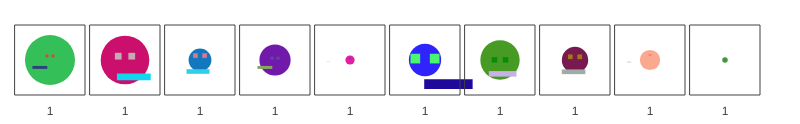
Frame 1 (no input)
Frame 60 (no input): identical to frame 1, image omitted
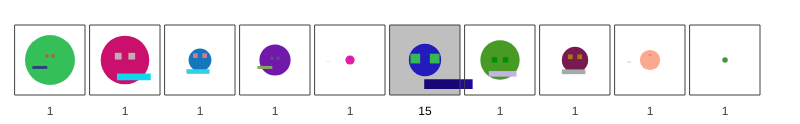
Frame 120 (the mouse pressed at the canvas centre since frame 60)

The p5.js sketch that drew these frames (run headless with seeded random() and noise() and a simulated clock; from frame 60 on, the mouse is pressed at the canvas centre):

// p5.js sketch
// ── sketch.js
// The Nature of Code
// Daniel Shiffman
// http://natureofcode.com

// Interactive Selection
// http://www.genarts.com/karl/papers/siggraph91.html

let population;
let info;
let season;

function setup() {
  createCanvas(800, 124);
  colorMode(RGB, 1.0, 1.0, 1.0, 1.0);
  let popmax = 10;
  let mutationRate = 0.05; // A pretty high mutation rate here, our population is rather small we need to enforce variety
  // Create a population with a target phrase, mutation rate, and population max
  population = new Population(mutationRate, popmax);
  // A simple button class
  button = createButton("evolve new generation");
  button.mousePressed(nextGen);
  button.position(10, 140);
  info = createDiv('');
  info.position(10, 175);
  season = createDiv('');
  season.position(10, 200);
}

function draw() {
  background(1);
  // Display the faces
  population.display();
  population.rollover(mouseX, mouseY);
  info.html("Generation #:" + population.getGenerations());
  season.html("Season #:" + population.getSeason());
}

// If the button is clicked, evolve next generation
function nextGen() {
  population.selection();
  population.reproduction();
  population.changeSeason();
}
// ── dango.js

class Dango {
  constructor(dna_, index_) {
    this.rolloverOn = false
    this.dna = dna_; // dango's DNA
    this.index = index_
    this.fitness = 1; // How good is this dango?

    this.colorBox = new Rectangle(this.index*windowWidth/20, 0.87*windowHeight,  windowWidth/20, 0.045*windowHeight);

    // ~ we are using the dango's DNA to pick properties for it ~

    this.bodyColor = color(this.dna.genes[1], this.dna.genes[2], this.dna.genes[3]) // this.dna.genes[3] is the one related to brightness
    this.eyecolor = color(this.dna.genes[4], this.dna.genes[5], this.dna.genes[6])
    this.cheeksColor = color(this.dna.genes[7], this.dna.genes[8], this.dna.genes[9])
    
    this.body_scale = map(this.dna.genes[0], 0, 1, 0.15, 0.75)
    this.eye_scale = map(this.dna.genes[10], 0, 1, 0.35*this.body_scale, 0.95*this.body_scale)
    this.cheeks_scale = map(this.dna.genes[10], 0, 1, 0.35*this.body_scale, 0.95*this.body_scale)

    this.eyes_type = floor(map(this.dna.genes[11], 0, 1, 0, 3))
    this.cheeks_type = floor(map(this.dna.genes[12], 0, 1, 0, 2))

    this.body_w = f_body.width*this.body_scale
    this.body_h = f_body.height*this.body_scale

    this.x = random(0.95*windowWidth-this.body_w)
    this.y = random(0.8*windowHeight-this.body_h)
  }


  // ='='='='='='='='='='='='='='='='='= CHANGING FITNESS ='='='='='='='='='='='='='='='='='=


  // ='='='='='='='='= HOUR INFLUENCE ='='='='='='='='=

  getHourInfluence(){
    this.fitness += day.getHourInfluence(this.dna.genes[3], this.eyes_type, this.cheeks_type)
  }


  // ='='='='='='='='= USER INFLUENCE ='='='='='='='='=

  rollover(mx, my) {
    if (this.colorBox.contains(mx, my)) {
      this.rolloverOn = true;
      this.fitness += 0.25;
    } else {
      this.rolloverOn = false;
    }
  }


  // ='='='='='='='='='='='='='='='='='= DRAW THE COMPONENTS OF THIS DANGO (~ which are determined by this.genes ~) ='='='='='='='='='='='='='='='='='=


  // ='='='='='='='='= THE DANGO ITSELF ='='='='='='='='=

  display() {
    
    push()
           
    // ='='='='='= DISPLAY_BODY ='='='='='=
      
    imageMode(CORNER)

    if (this.body_scale>0.4){ 
      tint(this.bodyColor)
      image(f_body, this.x, this.y, this.body_w, this.body_h)
      tint(255)
      image(s_body, this.x, this.y, this.body_w, this.body_h)
    }else{
      tint(this.bodyColor)
      image(f_body_s, this.x, this.y, this.body_w, this.body_h)
      tint(255)
      if (this.body_scale<0.25){
        image(s_body_ss, this.x, this.y, this.body_w, this.body_h)
        image(s_body_ss, this.x, this.y, this.body_w, this.body_h)
      }else{
        image(s_body_s, this.x, this.y, this.body_w, this.body_h)
        image(s_body_s, this.x, this.y, this.body_w, this.body_h)
      }
    }

    
    // ~~ for eyes and cheeks : 
    let eyes_cheeks_x = this.x+this.body_w/2
    let eyes_cheeks_y =  this.y+this.body_h/4


    // ='='='='='= DISPLAY_EYES ='='='='='=
    
    imageMode(CENTER)
    tint(this.eyecolor)
    
    if(this.eyes_type==0){
      if (this.body_scale>0.3){
        image(f_eyes0, eyes_cheeks_x,eyes_cheeks_y, f_eyes0.width*this.eye_scale, f_eyes0.height*this.eye_scale)
      }else{
        image(f_eyes0_s, eyes_cheeks_x,eyes_cheeks_y, f_eyes0.width*this.eye_scale, f_eyes0.height*this.eye_scale)
      }
    }

    if(this.eyes_type==1){
      if (this.body_scale>0.3){
        image(f_eyes1, eyes_cheeks_x,eyes_cheeks_y, f_eyes1.width*this.eye_scale, f_eyes1.height*this.eye_scale)
      }else{
        image(f_eyes1_s, eyes_cheeks_x,eyes_cheeks_y, f_eyes1.width*this.eye_scale, f_eyes1.height*this.eye_scale)
      }
    }

    if(this.eyes_type==2){
      if (this.body_scale>0.3){
        image(f_eyes2, eyes_cheeks_x,eyes_cheeks_y, f_eyes2.width*this.eye_scale, f_eyes2.height*this.eye_scale)
      }else{
        image(f_eyes2_s, eyes_cheeks_x,eyes_cheeks_y, f_eyes2.width*this.eye_scale, f_eyes2.height*this.eye_scale)
      }
    }


    // ='='='='='= DISPLAY_CHEEKS ='='='='='=
    
    if(this.cheeks_type==1){
      if (this.body_scale>0.3){
        tint(this.cheeksColor)
        image(f_cheeks, eyes_cheeks_x, this.y+(2*this.body_h/4), f_cheeks.width*this.cheeks_scale, f_cheeks.height*this.cheeks_scale)
        tint (255)
        image(s_cheeks0, eyes_cheeks_x, this.y+(2*this.body_h/4), s_cheeks0.width*this.cheeks_scale, s_cheeks0.height*this.cheeks_scale)
      }else{
        tint(this.cheeksColor)
        image(f_cheeks_s, eyes_cheeks_x, this.y+(2*this.body_h/4), f_cheeks.width*this.cheeks_scale, f_cheeks.height*this.cheeks_scale)
        tint (255)
        image(s_cheeks0_s, eyes_cheeks_x, this.y+(2*this.body_h/4), s_cheeks0.width*this.cheeks_scale, s_cheeks0.height*this.cheeks_scale)
      }
    }

    else{
      if (this.body_scale>0.3){
        tint (this.cheeksColor)
        image(s_cheeks1, eyes_cheeks_x, this.y+(2*this.body_h/4), s_cheeks0.width*this.cheeks_scale, s_cheeks0.height*this.cheeks_scale)
      }else{
        tint (this.cheeksColor)
        image(s_cheeks1_s, eyes_cheeks_x, this.y+(2*this.body_h/4), s_cheeks0.width*this.cheeks_scale, s_cheeks0.height*this.cheeks_scale)
      }
    }


    // ='='='='='='='='= DISPLAY_THIS.COLORBOX ='='='='='='='='=

    stroke(0.25)
    fill (this.bodyColor)
    rect(this.index*windowWidth/20, 0.873*windowHeight,  windowWidth/20, 0.045*windowHeight)
    pop()


    // ='='='='='='='='= DISPLAY_THIS.FITNESS_VALUE ='='='='='='='='=

    textAlign(CENTER)
    textFont('Bebas-Regular')
    text('' + floor(this.fitness), this.index*windowWidth/20 + 0.5*windowWidth/20, 0.9*windowHeight)
  }


  // = = = = = = = = = = = = = = = = = = = = = = = = = = = = = = = = = = = = = = = = = = = = = = = = = = = = = = = = = = = = = = = = = = = =
  

  // ='='='='='='='='='='='='='='='='='= ADJUSTING COORDINATES (we want a full dango on screen) ='='='='='='='='='='='='='='='='='=

  adjustCoordinates(){   
    
    // beside bottons
    if(this.x<0.05+250 && this.y<0.015*windowHeight+38+45){
      this.x += this.body_w
      this.y += this.body_h
    }
  }


  // ='='='='='='='='='='='='='='='='='= 'GET' METHODS ='='='='='='='='='='='='='='='='='=

  getFitness() {
    return this.fitness
  }

  getDNA() {
    return this.dna
  }

}
// ── day.js
class Day {
    constructor(hour) {
     this.hour = 18;
    }

    // ='='='='='='='='='='='='='='='='='= time is passing ... ='='='='='='='='='='='='='='='='='=    

    passHour (){
        this.hour += 1;
        if (this.hour == 24){
            this.hour = 12;
        }
    }

    // ='='='='='='='='='='='='='='='='='= methods related to fitness ='='='='='='='='='='='='='='='='='=

    getHourInfluence(saturation, brightness){
        var influence = 0

        // ='='='='='='='='= A.M. ='='='='='='='='=
        if (this.hour>=5 && this.hour<10){
            if (brightness>=0.3){
                influence = 1.25
            }else{
                influence = 0.75
            }
        } else if (this.hour>=10 && this.hour<15) {
            if (brightness>=0.3){
                influence = 1.50
            }else{
                influence = 0.50
            }
        }
        // ='='='='='='='='= P.M. ='='='='='='='='=
          else if (this.hour>=15 && this.hour<19) {
            if(brightness<0.4){
                influence = 1.5
            }else{
                influence = 0.5
            }
        }
        else if (this.hour>=19 && this.hour<2) {
            if(brightness<0.4){
                influence = 1.7
            }else{
                influence = 0.3
            }
        } else {
            if(brightness>=0.3){
                influence = 1.1
            }else{
                influence = 0.9
            }
        }

        return influence
    }

    // ='='='='='='='='='='='='='='='='='= ''get' methods' ='='='='='='='='='='='='='='='='='=

    getHour() {
        return this.hour;
      }
}
// ── dna.js
class DNA {
  constructor(newgenes) {
    // DNA is random floating point values between 0 and 1 (!!)
    // The genetic sequence
    let len = 10; // Arbitrary length
    if (newgenes) {
      this.genes = newgenes;
    } else {
      this.genes = new Array(len);
      for (let i = 0; i < this.genes.length; i++) {
        this.genes[i] = random(0, 1);
      }
    }
  }

 
  // ='='='='='='='='='='='='='='='='='= steps of genetic algorithm ='='='='='='='='='='='='='='='='='=

  crossover(partner) {
    let child = new Array(this.genes.length);
    let crossover = floor(random(this.genes.length));
    for (let i = 0; i < this.genes.length; i++) {
      if (i > crossover) child[i] = this.genes[i];
      else child[i] = partner.genes[i];
    }
    let newgenes = new DNA(child);
    return newgenes;
  }

  // Based on a mutation probability, picks a new random character in array spots
  mutate(m) {
    for (let i = 0; i < this.genes.length; i++) {
      if (random(1) < m) {
        this.genes[i] = random(0, 1);
      }
    }
  }
}
// ── face.js
// The Nature of Code
// Daniel Shiffman
// http://natureofcode.com

// Interactive Selection
// http://www.genarts.com/karl/papers/siggraph91.html

// The class for our "face", contains DNA sequence, fitness value, position on screen

// Fitness Function f(t) = t (where t is "time" mouse rolls over face)

// Create a new face
class Face {
  constructor(dna_, x_, y_) {
    this.rolloverOn = false; // Are we rolling over this face?
    this.dna = dna_; // Face's DNA
    this.x = x_; // Position on screen
    this.y = y_;
    this.wh = 70; // Size of square enclosing face
    this.fitness = 1; // How good is this face?
    // Using java.awt.Rectangle (see: http://java.sun.com/j2se/1.4.2/docs/api/java/awt/Rectangle.html)
    this.r = new Rectangle(this.x - this.wh / 2, this.y - this.wh / 2, this.wh, this.wh);
    this.acessorio = 1;
  }

  // Display the face
  display() {
    // We are using the face's DNA to pick properties for this face
    // such as: head size, color, eye position, etc.
    // Now, since every gene is a floating point between 0 and 1, we map the values
    let genes = this.dna.genes;
    let r = map(genes[0], 0, 1, 0, 70);
    let c = color(genes[1], genes[2], genes[3]);
    let eye_y = map(genes[4], 0, 1, 0, 5);
    let eye_x = map(genes[5], 0, 1, 0, 10);
    let eye_size = map(genes[5], 0, 1, 0, 10);
    let eyecolor = color(genes[4], genes[5], genes[6]);
    let mouthColor = color(genes[7], genes[8], genes[9]);
    let mouth_y = map(genes[5], 0, 1, 0, 25);
    let mouth_x = map(genes[5], 0, 1, -25, 25);
    let mouthw = map(genes[5], 0, 1, 0, 50);
    let mouthh = map(genes[5], 0, 1, 0, 10);
    let item = map(genes[5], 0, 1, 0, 10) + 1;

    // Once we calculate all the above properties, we use those variables to draw rects, ellipses, etc.
    push();
    translate(this.x, this.y);
    noStroke();

    // Draw the head
    fill(c);
    ellipseMode(CENTER);
    ellipse(0, 0, r, r);

    // Draw the eyes
    fill(eyecolor);
    rectMode(CENTER);
    rect(-eye_x, -eye_y, eye_size, eye_size);
    rect(eye_x, -eye_y, eye_size, eye_size);

    // Draw the mouth
    fill(mouthColor);
    rectMode(CENTER);
    rect(mouth_x, mouth_y, mouthw, mouthh);

    // Draw the bounding box
    stroke(0.25);
    if (this.rolloverOn) fill(0, 0.25);
    else noFill();
    rectMode(CENTER);
    rect(0, 0, this.wh, this.wh);
    pop();

    // Display fitness value
    textAlign(CENTER);
    if (this.rolloverOn) fill(0);
    else fill(0.25);
    text('' + floor(this.fitness), this.x, this.y + 55);
  // * itemInfluence(this.acessorio, population.getSeason()
    // population.getSeason() * this.acessorio
  }

  getFitness() {
    return this.fitness;
  }

  getDNA() {
    return this.dna;
  }

  // Increment fitness if mouse is rolling over face
  rollover(mx, my) {
    if (this.r.contains(mx, my)) {
      this.rolloverOn = true;
      this.fitness += 0.25;
    } else {
      this.rolloverOn = false;
    }
  }
}
// ── population.js
// The Nature of Code
// Daniel Shiffman
// http://natureofcode.com

// Interactive Selection
// http://www.genarts.com/karl/papers/siggraph91.html

// A class to describe a population of faces
// this hasn't changed very much from example to example

// Create the population
class Population {
  constructor(m, num) {
    this.mutationRate = m; // Mutation rate
    this.population = []; // array to hold the current population
    this.matingPool = [];
    this.generations = 0; // Number of generations
    this.season = 1;
    for (let i = 0; i < num; i++) {
      this.population[i] = new Face(new DNA(), 50 + i * 75, 60);
    }
  }

  // Display all faces
  display() {
    for (let i = 0; i < this.population.length; i++) {
      this.population[i].display();
    }
  }

  // Are we rolling over any of the faces?
  rollover(mx, my) {
    for (let i = 0; i < this.population.length; i++) {
      this.population[i].rollover(mx, my);
    }
  }

  // Generate a mating pool
  selection() {
    // Clear the ArrayList
    this.matingPool = [];

    // Calculate total fitness of whole population
    let maxFitness = this.getMaxFitness();

    // Calculate fitness for each member of the population (scaled to value between 0 and 1)
    // Based on fitness, each member will get added to the mating pool a certain number of times
    // A higher fitness = more entries to mating pool = more likely to be picked as a parent
    // A lower fitness = fewer entries to mating pool = less likely to be picked as a parent
    for (let i = 0; i < this.population.length; i++) {
      let fitnessNormal = map(this.population[i].getFitness(), 0, maxFitness, 0, 1);
      let n = floor(fitnessNormal * 100); // Arbitrary multiplier

      for (let j = 0; j < n; j++) {
        this.matingPool.push(this.population[i]);
      }
    }
  }

  // Making the next generation
  reproduction() {
    // Refill the population with children from the mating pool
    for (let i = 0; i < this.population.length; i++) {
      // Sping the wheel of fortune to pick two parents
      let m = floor(random(this.matingPool.length));
      let d = floor(random(this.matingPool.length));
      // Pick two parents
      let mom = this.matingPool[m];
      let dad = this.matingPool[d];
      // Get their genes
      let momgenes = mom.getDNA();
      let dadgenes = dad.getDNA();
      // Mate their genes
      let child = momgenes.crossover(dadgenes);
      // Mutate their genes
      child.mutate(this.mutationRate);
      // Fill the new population with the new child
      this.population[i] = new Face(child, 50 + i * 75, 60);
    }
    this.generations++;
  }

  /*
  *  The seasons and respective numbers
  *  1 - winter
  *  2 - spring
  *  3 - summer
  *  4 - autumn
  */
  changeSeason() {
    let newSeason = this.getSeason() % 4;
    newSeason++;
    this.setSeason(newSeason);
  }

  getGenerations() {
    return this.generations;
  }

  setSeason(newSeason) {
    return this.season = newSeason;
  }

  getSeason() {
    return this.season;
  }

  // Find highest fitness for the population
  getMaxFitness() {
    let record = 0;
    for (let i = 0; i < this.population.length; i++) {
      const fitnessValue = this.population[i].getFitness();
      if (fitnessValue > record) {
        record = this.population[i].getFitness();
      }
    }
    return record;
  }
}
// ── rectangle.js

class Rectangle {
  constructor(x, y, w, h) {
    this.x = x;
    this.y = y;
    this.width = w;
    this.height = h;
  }

  contains(px, py) {
    return (px > this.x && px < this.x + this.width && py > this.y && py < this.y + this.height);
  }
}
